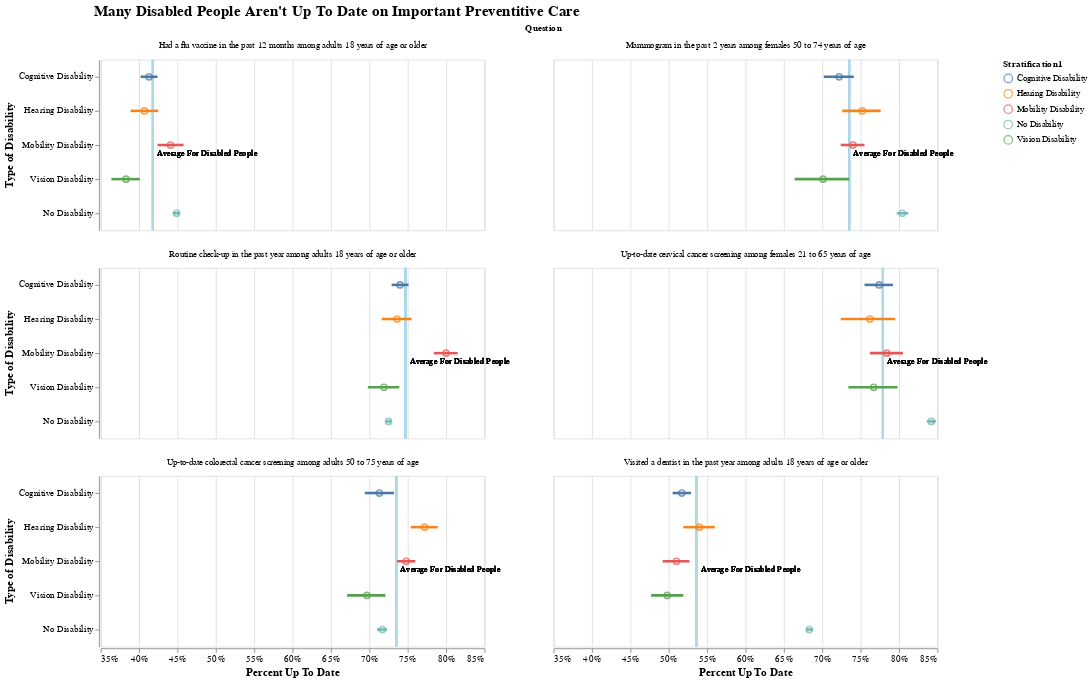

Notebook cell for this chart:
### Markdown cell above
<h2>Version with Small Multiples</h2>

### Code cell
selection_1 = alt.selection_single(encodings = ['color'], on = 'mouseover')
color_condition = alt.condition(selection_1, alt.Color("Stratification1:N"), alt.value('gray'))


lines = alt.Chart().mark_rule(
    #color = 'blue', 
    size = 3
).encode(
    alt.Y('Stratification1:N', sort = sorting,
          axis = alt.Axis(title = 'Type of Disability', titleFontSize = 13, labelFontSize = 10.5)
         ), 
    alt.X('High_Confidence_Limit:Q', 
          axis = alt.Axis(title = 'Percent Up To Date', titleFontSize = 13, labelFontSize = 11, format = '.0%'), 
          scale = alt.Scale(domain = [0.35, 0.85], zero = False)),
    alt.X2('Low_Confidence_Limit:Q'),
    color = alt.Color('Stratification1:N', legend = alt.Legend(title = 'Disability Status', titleFontSize = 15, labelFontSize = 12)),
    tooltip = [alt.Tooltip('Data_Value:Q', title = 'Percent Up To Date', format = '.1%'), 
               alt.Tooltip('margin_of_error:Q', title = 'Margin of Error', format = '.1%')]
)

lines = lines.encode(color = color_condition)

mean = alt.Chart().mark_point(
    filled = True,
    size = 50
).encode(
    y = alt.Y('Stratification1:N', sort = sorting), 
    x = alt.X('Data_Value:Q'), 
    color = alt.Color('Stratification1:N')
)

mean = b.add_selection(selection_1).encode(color = color_condition)


zero = alt.Chart().mark_rule(
    color = 'lightblue', 
    size = 2.5
).encode(
    x = alt.X('Data_Value_Disabled_Mean'),
    tooltip = alt.Tooltip('Data_Value_Disabled_Mean:Q', title = 'Average For Disabled People', format = '.0%')
)

mean_annotation_text = alt.Chart().mark_text(
    fontSize = 9.5, 
    dx = 5, 
    dy = 10, 
    align = 'left',
    text = 'Average For Disabled People'
).encode(
    x = alt.X('Data_Value_Disabled_Mean:Q')
)

l = alt.layer(zero, mean_annotation_text, lines, mean, 
          data = mean_by_type
).facet('Question', 
        columns = 2, 
        title = title
)

l.spec.width = 450
l.spec.height = 200
l

### Figure 1 — Vega-Lite specification as saved in the notebook (floating-point values rounded to 4 significant figures)
{"config": {"view": {"continuousWidth": 400, "continuousHeight": 300}}, "data": {"name": "data-ad86877974fd2631f289d84f941210f3"}, "facet": {"field": "Question", "type": "nominal"}, "spec": {"layer": [{"mark": {"type": "rule", "color": "lightblue", "size": 2.5}, "encoding": {"tooltip": {"field": "Data_Value_Disabled_Mean", "format": ".0%", "title": "Average For Disabled People", "type": "quantitative"}, "x": {"field": "Data_Value_Disabled_Mean", "type": "quantitative"}}}, {"mark": {"type": "text", "align": "left", "dx": 5, "dy": 10, "fontSize": 9.5, "text": "Average For Disabled People"}, "encoding": {"x": {"field": "Data_Value_Disabled_Mean", "type": "quantitative"}}}, {"mark": {"type": "rule", "size": 3}, "encoding": {"color": {"condition": {"field": "Stratification1", "type": "nominal", "selection": "selector110"}, "value": "gray"}, "tooltip": [{"field": "Data_Value", "format": ".1%", "title": "Percent Up To Date", "type": "quantitative"}, {"field": "margin_of_error", "format": ".1%", "title": "Margin of Error", "type": "quantitative"}], "x": {"axis": {"format": ".0%", "labelFontSize": 11, "title": "Percent Up To Date", "titleFontSize": 13}, "field": "High_Confidence_Limit", "scale": {"domain": [0.35, 0.85], "zero": false}, "type": "quantitative"}, "x2": {"field": "Low_Confidence_Limit"}, "y": {"axis": {"labelFontSize": 10.5, "title": "Type of Disability", "titleFontSize": 13}, "field": "Stratification1", "sort": ["Cognitive Disability", "Hearing Disability", "Mobility Disability", "Vision Disability", "No Disability"], "type": "nominal"}}}, {"mark": {"type": "point", "size": 50}, "encoding": {"color": {"condition": {"field": "Stratification1", "type": "nominal", "selection": "selector110"}, "value": "gray"}, "x": {"field": "Data_Value", "type": "quantitative"}, "y": {"field": "Stratification1", "sort": ["Cognitive Disability", "Hearing Disability", "Mobility Disability", "Vision Disability", "No Disability"], "type": "nominal"}}, "selection": {"selector090": {"type": "single", "encodings": ["color"], "on": "mouseover", "nearest": true}, "selector110": {"type": "single", "encodings": ["color"], "on": "mouseover"}}}], "height": 200, "width": 450}, "columns": 2, "title": {"text": "Many Disabled People Aren't Up To Date on Important Preventitive Care", "anchor": "start", "dx": 105, "fontSize": 18}, "$schema": "https://vega.github.io/schema/vega-lite/v4.17.0.json", "datasets": {"data-ad86877974fd2631f289d84f941210f3": [{"Stratification1": "Cognitive Disability", "Question": "Had a flu vaccine in the past 12 months among adults 18 years of age or older", "Data_Value": 0.413, "High_Confidence_Limit": 0.424, "Low_Confidence_Limit": 0.402, "Data_Value_Disabled_Mean": 0.418, "delta": -0.005, "upper_val_delta": 0.006, "lower_val_delta": -0.016, "radio_option": "Exclude Non-Disabled People", "margin_of_error": 0.011, "q_max_moe": 0.054, "q_min_moe": -0.054, "annotation_indicator": 0.0, "disabled_binary": "Disabled"}, {"Stratification1": "Hearing Disability", "Question": "Had a flu vaccine in the past 12 months among adults 18 years of age or older", "Data_Value": 0.407, "High_Confidence_Limit": 0.425, "Low_Confidence_Limit": 0.389, "Data_Value_Disabled_Mean": 0.418, "delta": -0.011, "upper_val_delta": 0.007, "lower_val_delta": -0.029, "radio_option": "Exclude Non-Disabled People", "margin_of_error": 0.018, "q_max_moe": 0.054, "q_min_moe": -0.054, "annotation_indicator": 0.0, "disabled_binary": "Disabled"}, {"Stratification1": "Mobility Disability", "Question": "Had a flu vaccine in the past 12 months among adults 18 years of age or older", "Data_Value": 0.441, "High_Confidence_Limit": 0.458, "Low_Confidence_Limit": 0.424, "Data_Value_Disabled_Mean": 0.418, "delta": 0.023, "upper_val_delta": 0.04, "lower_val_delta": 0.006, "radio_option": "Exclude Non-Disabled People", "margin_of_error": 0.017, "q_max_moe": 0.054, "q_min_moe": -0.054, "annotation_indicator": 0.0, "disabled_binary": "Disabled"}, {"Stratification1": "No Disability", "Question": "Had a flu vaccine in the past 12 months among adults 18 years of age or older", "Data_Value": 0.449, "High_Confidence_Limit": 0.453, "Low_Confidence_Limit": 0.444, "Data_Value_Disabled_Mean": 0.418, "delta": 0.031, "upper_val_delta": 0.035, "lower_val_delta": 0.026, "radio_option": "Include Non-Disabled People", "margin_of_error": 0.004, "q_max_moe": 0.054, "q_min_moe": -0.054, "annotation_indicator": 0.0, "disabled_binary": "No Disability"}, {"Stratification1": "Vision Disability", "Question": "Had a flu vaccine in the past 12 months among adults 18 years of age or older", "Data_Value": 0.383, "High_Confidence_Limit": 0.401, "Low_Confidence_Limit": 0.364, "Data_Value_Disabled_Mean": 0.418, "delta": -0.035, "upper_val_delta": -0.017, "lower_val_delta": -0.054, "radio_option": "Exclude Non-Disabled People", "margin_of_error": 0.018, "q_max_moe": 0.054, "q_min_moe": -0.054, "annotation_indicator": 0.0, "disabled_binary": "Disabled"}, {"Stratification1": "Cognitive Disability", "Question": "Mammogram in the past 2 years among females 50 to 74 years of age", "Data_Value": 0.722, "High_Confidence_Limit": 0.741, "Low_Confidence_Limit": 0.702, "Data_Value_Disabled_Mean": 0.735, "delta": -0.013, "upper_val_delta": 0.006, "lower_val_delta": -0.033, "radio_option": "Exclude Non-Disabled People", "margin_of_error": 0.019, "q_max_moe": 0.077, "q_min_moe": -0.077, "annotation_indicator": 0.0, "disabled_binary": "Disabled"}, {"Stratification1": "Hearing Disability", "Question": "Mammogram in the past 2 years among females 50 to 74 years of age", "Data_Value": 0.752, "High_Confidence_Limit": 0.776, "Low_Confidence_Limit": 0.726, "Data_Value_Disabled_Mean": 0.735, "delta": 0.017, "upper_val_delta": 0.041, "lower_val_delta": -0.009, "radio_option": "Exclude Non-Disabled People", "margin_of_error": 0.024, "q_max_moe": 0.077, "q_min_moe": -0.077, "annotation_indicator": 0.0, "disabled_binary": "Disabled"}, {"Stratification1": "Mobility Disability", "Question": "Mammogram in the past 2 years among females 50 to 74 years of age", "Data_Value": 0.74, "High_Confidence_Limit": 0.755, "Low_Confidence_Limit": 0.724, "Data_Value_Disabled_Mean": 0.735, "delta": 0.005, "upper_val_delta": 0.02, "lower_val_delta": -0.011, "radio_option": "Exclude Non-Disabled People", "margin_of_error": 0.015, "q_max_moe": 0.077, "q_min_moe": -0.077, "annotation_indicator": 0.0, "disabled_binary": "Disabled"}, {"Stratification1": "No Disability", "Question": "Mammogram in the past 2 years among females 50 to 74 years of age", "Data_Value": 0.804, "High_Confidence_Limit": 0.812, "Low_Confidence_Limit": 0.797, "Data_Value_Disabled_Mean": 0.735, "delta": 0.069, "upper_val_delta": 0.077, "lower_val_delta": 0.062, "radio_option": "Include Non-Disabled People", "margin_of_error": 0.008, "q_max_moe": 0.077, "q_min_moe": -0.077, "annotation_indicator": 0.0, "disabled_binary": "No Disability"}, {"Stratification1": "Vision Disability", "Question": "Mammogram in the past 2 years among females 50 to 74 years of age", "Data_Value": 0.701, "High_Confidence_Limit": 0.735, "Low_Confidence_Limit": 0.664, "Data_Value_Disabled_Mean": 0.735, "delta": -0.034, "upper_val_delta": 0.0, "lower_val_delta": -0.071, "radio_option": "Exclude Non-Disabled People", "margin_of_error": 0.034, "q_max_moe": 0.077, "q_min_moe": -0.077, "annotation_indicator": 0.0, "disabled_binary": "Disabled"}, {"Stratification1": "Cognitive Disability", "Question": "Routine check-up in the past year among adults 18 years of age or older", "Data_Value": 0.74, "High_Confidence_Limit": 0.751, "Low_Confidence_Limit": 0.729, "Data_Value_Disabled_Mean": 0.747, "delta": -0.007, "upper_val_delta": 0.004, "lower_val_delta": -0.018, "radio_option": "Exclude Non-Disabled People", "margin_of_error": 0.011, "q_max_moe": 0.068, "q_min_moe": -0.068, "annotation_indicator": 0.0, "disabled_binary": "Disabled"}, {"Stratification1": "Hearing Disability", "Question": "Routine check-up in the past year among adults 18 years of age or older", "Data_Value": 0.736, "High_Confidence_Limit": 0.755, "Low_Confidence_Limit": 0.716, "Data_Value_Disabled_Mean": 0.747, "delta": -0.011, "upper_val_delta": 0.008, "lower_val_delta": -0.031, "radio_option": "Exclude Non-Disabled People", "margin_of_error": 0.019, "q_max_moe": 0.068, "q_min_moe": -0.068, "annotation_indicator": 0.0, "disabled_binary": "Disabled"}, {"Stratification1": "Mobility Disability", "Question": "Routine check-up in the past year among adults 18 years of age or older", "Data_Value": 0.8, "High_Confidence_Limit": 0.815, "Low_Confidence_Limit": 0.784, "Data_Value_Disabled_Mean": 0.747, "delta": 0.053, "upper_val_delta": 0.068, "lower_val_delta": 0.037, "radio_option": "Exclude Non-Disabled People", "margin_of_error": 0.015, "q_max_moe": 0.068, "q_min_moe": -0.068, "annotation_indicator": 0.0, "disabled_binary": "Disabled"}, {"Stratification1": "No Disability", "Question": "Routine check-up in the past year among adults 18 years of age or older", "Data_Value": 0.725, "High_Confidence_Limit": 0.729, "Low_Confidence_Limit": 0.721, "Data_Value_Disabled_Mean": 0.747, "delta": -0.022, "upper_val_delta": -0.018, "lower_val_delta": -0.026, "radio_option": "Include Non-Disabled People", "margin_of_error": 0.004, "q_max_moe": 0.068, "q_min_moe": -0.068, "annotation_indicator": 0.0, "disabled_binary": "No Disability"}, {"Stratification1": "Vision Disability", "Question": "Routine check-up in the past year among adults 18 years of age or older", "Data_Value": 0.719, "High_Confidence_Limit": 0.739, "Low_Confidence_Limit": 0.698, "Data_Value_Disabled_Mean": 0.747, "delta": -0.028, "upper_val_delta": -0.008, "lower_val_delta": -0.049, "radio_option": "Exclude Non-Disabled People", "margin_of_error": 0.02, "q_max_moe": 0.068, "q_min_moe": -0.068, "annotation_indicator": 0.0, "disabled_binary": "Disabled"}, {"Stratification1": "Cognitive Disability", "Question": "Up-to-date cervical cancer screening among females 21 to 65 years of age", "Data_Value": 0.774, "High_Confidence_Limit": 0.792, "Low_Confidence_Limit": 0.755, "Data_Value_Disabled_Mean": 0.779, "delta": -0.005, "upper_val_delta": 0.013, "lower_val_delta": -0.024, "radio_option": "Exclude Non-Disabled People", "margin_of_error": 0.018, "q_max_moe": 0.069, "q_min_moe": -0.069, "annotation_indicator": 0.0, "disabled_binary": "Disabled"}, {"Stratification1": "Hearing Disability", "Question": "Up-to-date cervical cancer screening among females 21 to 65 years of age", "Data_Value": 0.762, "High_Confidence_Limit": 0.795, "Low_Confidence_Limit": 0.724, "Data_Value_Disabled_Mean": 0.779, "delta": -0.017, "upper_val_delta": 0.016, "lower_val_delta": -0.055, "radio_option": "Exclude Non-Disabled People", "margin_of_error": 0.033, "q_max_moe": 0.069, "q_min_moe": -0.069, "annotation_indicator": 0.0, "disabled_binary": "Disabled"}, {"Stratification1": "Mobility Disability", "Question": "Up-to-date cervical cancer screening among females 21 to 65 years of age", "Data_Value": 0.784, "High_Confidence_Limit": 0.805, "Low_Confidence_Limit": 0.762, "Data_Value_Disabled_Mean": 0.779, "delta": 0.005, "upper_val_delta": 0.026, "lower_val_delta": -0.017, "radio_option": "Exclude Non-Disabled People", "margin_of_error": 0.021, "q_max_moe": 0.069, "q_min_moe": -0.069, "annotation_indicator": 0.0, "disabled_binary": "Disabled"}, {"Stratification1": "No Disability", "Question": "Up-to-date cervical cancer screening among females 21 to 65 years of age", "Data_Value": 0.842, "High_Confidence_Limit": 0.848, "Low_Confidence_Limit": 0.836, "Data_Value_Disabled_Mean": 0.779, "delta": 0.063, "upper_val_delta": 0.069, "lower_val_delta": 0.057, "radio_option": "Include Non-Disabled People", "margin_of_error": 0.006, "q_max_moe": 0.069, "q_min_moe": -0.069, "annotation_indicator": 0.0, "disabled_binary": "No Disability"}, {"Stratification1": "Vision Disability", "Question": "Up-to-date cervical cancer screening among females 21 to 65 years of age", "Data_Value": 0.767, "High_Confidence_Limit": 0.798, "Low_Confidence_Limit": 0.734, "Data_Value_Disabled_Mean": 0.779, "delta": -0.012, "upper_val_delta": 0.019, "lower_val_delta": -0.045, "radio_option": "Exclude Non-Disabled People", "margin_of_error": 0.031, "q_max_moe": 0.069, "q_min_moe": -0.069, "annotation_indicator": 0.0, "disabled_binary": "Disabled"}, {"Stratification1": "Cognitive Disability", "Question": "Up-to-date colorectal cancer screening among adults 50 to 75 years of age", "Data_Value": 0.713, "High_Confidence_Limit": 0.732, "Low_Confidence_Limit": 0.694, "Data_Value_Disabled_Mean": 0.735, "delta": -0.022, "upper_val_delta": -0.003, "lower_val_delta": -0.041, "radio_option": "Exclude Non-Disabled People", "margin_of_error": 0.019, "q_max_moe": 0.064, "q_min_moe": -0.064, "annotation_indicator": 0.0, "disabled_binary": "Disabled"}, {"Stratification1": "Hearing Disability", "Question": "Up-to-date colorectal cancer screening among adults 50 to 75 years of age", "Data_Value": 0.772, "High_Confidence_Limit": 0.789, "Low_Confidence_Limit": 0.754, "Data_Value_Disabled_Mean": 0.735, "delta": 0.037, "upper_val_delta": 0.054, "lower_val_delta": 0.019, "radio_option": "Exclude Non-Disabled People", "margin_of_error": 0.017, "q_max_moe": 0.064, "q_min_moe": -0.064, "annotation_indicator": 0.0, "disabled_binary": "Disabled"}, {"Stratification1": "Mobility Disability", "Question": "Up-to-date colorectal cancer screening among adults 50 to 75 years of age", "Data_Value": 0.748, "High_Confidence_Limit": 0.76, "Low_Confidence_Limit": 0.736, "Data_Value_Disabled_Mean": 0.735, "delta": 0.013, "upper_val_delta": 0.025, "lower_val_delta": 0.001, "radio_option": "Exclude Non-Disabled People", "margin_of_error": 0.012, "q_max_moe": 0.064, "q_min_moe": -0.064, "annotation_indicator": 0.0, "disabled_binary": "Disabled"}, {"Stratification1": "No Disability", "Question": "Up-to-date colorectal cancer screening among adults 50 to 75 years of age", "Data_Value": 0.717, "High_Confidence_Limit": 0.723, "Low_Confidence_Limit": 0.71, "Data_Value_Disabled_Mean": 0.735, "delta": -0.018, "upper_val_delta": -0.012, "lower_val_delta": -0.025, "radio_option": "Include Non-Disabled People", "margin_of_error": 0.006, "q_max_moe": 0.064, "q_min_moe": -0.064, "annotation_indicator": 0.0, "disabled_binary": "No Disability"}, {"Stratification1": "Vision Disability", "Question": "Up-to-date colorectal cancer screening among adults 50 to 75 years of age", "Data_Value": 0.697, "High_Confidence_Limit": 0.721, "Low_Confidence_Limit": 0.671, "Data_Value_Disabled_Mean": 0.735, "delta": -0.038, "upper_val_delta": -0.014, "lower_val_delta": -0.064, "radio_option": "Exclude Non-Disabled People", "margin_of_error": 0.024, "q_max_moe": 0.064, "q_min_moe": -0.064, "annotation_indicator": 0.0, "disabled_binary": "Disabled"}, {"Stratification1": "Cognitive Disability", "Question": "Visited a dentist in the past year among adults 18 years of age or older", "Data_Value": 0.517, "High_Confidence_Limit": 0.529, "Low_Confidence_Limit": 0.505, "Data_Value_Disabled_Mean": 0.536, "delta": -0.019, "upper_val_delta": -0.007, "lower_val_delta": -0.031, "radio_option": "Exclude Non-Disabled People", "margin_of_error": 0.012, "q_max_moe": 0.152, "q_min_moe": -0.152, "annotation_indicator": 0.0, "disabled_binary": "Disabled"}, {"Stratification1": "Hearing Disability", "Question": "Visited a dentist in the past year among adults 18 years of age or older", "Data_Value": 0.54, "High_Confidence_Limit": 0.56, "Low_Confidence_Limit": 0.519, "Data_Value_Disabled_Mean": 0.536, "delta": 0.004, "upper_val_delta": 0.024, "lower_val_delta": -0.017, "radio_option": "Exclude Non-Disabled People", "margin_of_error": 0.02, "q_max_moe": 0.152, "q_min_moe": -0.152, "annotation_indicator": 0.0, "disabled_binary": "Disabled"}, {"Stratification1": "Mobility Disability", "Question": "Visited a dentist in the past year among adults 18 years of age or older", "Data_Value": 0.51, "High_Confidence_Limit": 0.527, "Low_Confidence_Limit": 0.492, "Data_Value_Disabled_Mean": 0.536, "delta": -0.026, "upper_val_delta": -0.009, "lower_val_delta": -0.044, "radio_option": "Exclude Non-Disabled People", "margin_of_error": 0.017, "q_max_moe": 0.152, "q_min_moe": -0.152, "annotation_indicator": 0.0, "disabled_binary": "Disabled"}, {"Stratification1": "No Disability", "Question": "Visited a dentist in the past year among adults 18 years of age or older", "Data_Value": 0.683, "High_Confidence_Limit": 0.688, "Low_Confidence_Limit": 0.679, "Data_Value_Disabled_Mean": 0.536, "delta": 0.147, "upper_val_delta": 0.152, "lower_val_delta": 0.143, "radio_option": "Include Non-Disabled People", "margin_of_error": 0.005, "q_max_moe": 0.152, "q_min_moe": -0.152, "annotation_indicator": 0.0, "disabled_binary": "No Disability"}, {"Stratification1": "Vision Disability", "Question": "Visited a dentist in the past year among adults 18 years of age or older", "Data_Value": 0.498, "High_Confidence_Limit": 0.519, "Low_Confidence_Limit": 0.477, "Data_Value_Disabled_Mean": 0.536, "delta": -0.038, "upper_val_delta": -0.017, "lower_val_delta": -0.059, "radio_option": "Exclude Non-Disabled People", "margin_of_error": 0.021, "q_max_moe": 0.152, "q_min_moe": -0.152, "annotation_indicator": 0.0, "disabled_binary": "Disabled"}]}}
